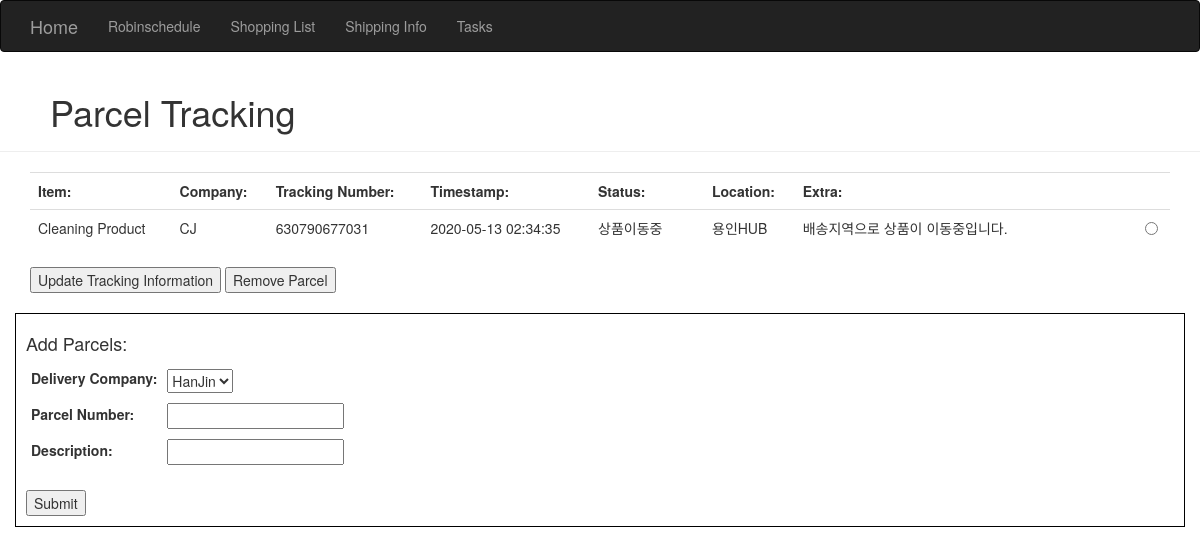
Before: /shipping with the older database file.
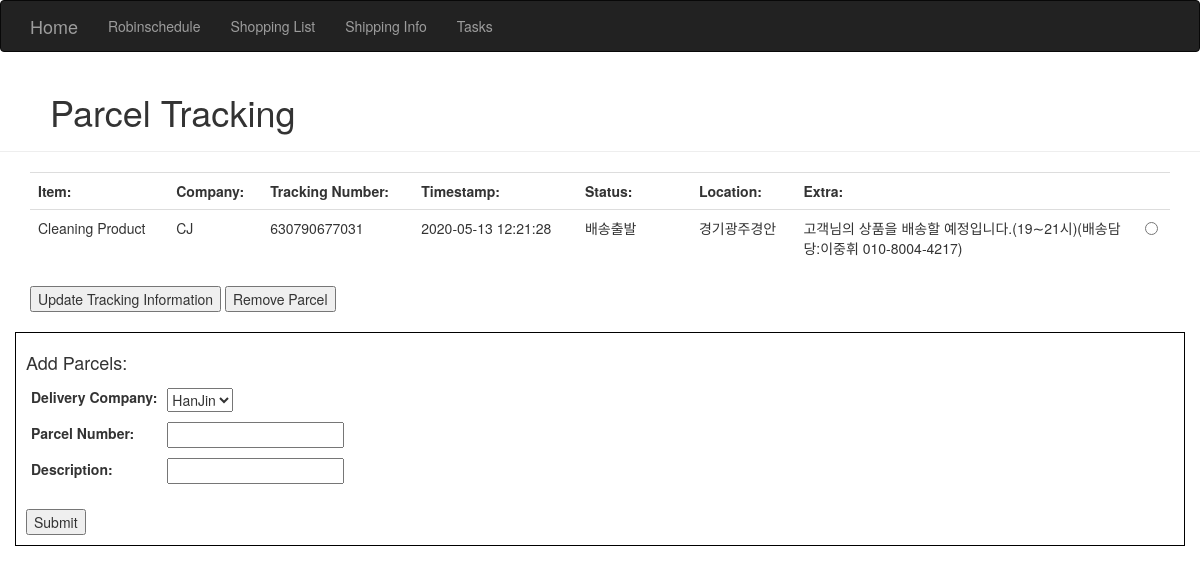
After: the same page with the newer database file.
### homeSite.py (models this page shows)
class ParcelInfo(db.Model): # Store Parcel Information
    __tablename__ = 'parcelInfo'
    id = db.Column(db.Integer, primary_key=True)
    trackingNumber = db.Column(db.String(64))
    company = db.Column(db.String(64))
    description = db.Column(db.String(64))
    delivered = db.Column(db.Boolean(), default=False) #Store simple bool for is delivered - use for CSS styling
    status = db.Column(db.String(64)) #Store short parcel status note
    timestamp = db.Column(db.DateTime()) #Store last update's timestamp
    location = db.Column(db.String(64)) #Store last update's location
    extraNotes = db.Column(db.String(64)) #Store extra notes if given

### homeSite.py (the view, shortened to what this page needs)
@app.route('/shipping', methods=['GET', 'POST'])
def shipping():
    parcelsCurrentlyTracked = ParcelInfo.query.all()
    return render_template('shipping.html', companies=parcelProviders, parcels=parcelsCurrentlyTracked)

### templates/shipping.html (shortened to what this page needs)
{% extends "base.html" %}
{% block content %}
<div class="page-header" style="padding-left: 50px;">
    <h1>Parcel Tracking</h1>
</div>
<div class="container">
    <table class="table">
        <th id="item">Item:</th>
        <th id="company">Company:</th>
        <th id="trackingNumber">Tracking Number:</th>
        <th id="timestamp">Timestamp:</th>
        <th id="status" style="width:10%">Status:</th>
        <th id="location">Location:</th>
        <th id="extra" style="width: 30%;">Extra:</th>
        <th id="selection"></th>
        {% if parcels %}
            <form method="POST">
                {% for parcel in parcels %}
                    {% if parcel.delivered %}
                        <tr style="background-color: mediumspringgreen;">
                    {% else %}
                        <tr>
                    {% endif %}
                            <td id="item">{{parcel.description}}</td>
                            <td id="company">{{parcel.company}}</td>
                            <td id="trackingNumber">{{parcel.trackingNumber}}</td>
                            <td id="timestamp">{{parcel.timestamp}}</td>
                            <td id="status">{{parcel.status}}</td>
                            <td id="location">{{parcel.location}}</td>
                            <td id="extra">{{parcel.extraNotes}}</td>
                            <td id="selection"><input type="radio" name="parcelToUpdate" value="{{parcel.id}}"></td>
                        </tr>
                {% endfor %}
        </table>
            <input type="submit" name="update" value="Update Tracking Information">
            <input type="submit" name="remove" value="Remove Parcel">
        {% else %}
        </table>
        <div class="container" style="text-align: center;">
            No parcels registered.
        </div>
        {% endif %}
<br/>
<br/>
</div>
<div class="container" style="border: 1px solid black; padding: 10px;">
    <form method=POST name="addParcelInfo">
        <table>
            <tr>
                <th colspan="2">
                    <h4>Add Parcels:</h4>
                </th>
            </tr>
            <tr>
                <td>
                    <label for="selectedParcelProvider">Delivery Company:</label>
                </td>
                <td>
                    <select id="selectedParcelProvider" name="selectedParcelProvider">
                        {% for company in companies %}
                            <option value="{{company}}">{{company}}</option>
                        {% endfor %}
                    </select>
                </td>
            </tr>
            <tr>
                <td>
                    <label for="parcelNumber">Parcel Number:</label>
                </td>
                <td>
                    <input type="text" id="parcelNumber" name="parcelNumber" required>
                </td>
            </tr>
            <tr>
                <td>
                    <label for="parcelDescription">Description:</label>
                </td>
                <td>
                    <input type="text" id="parcelDescription" name="parcelDescription" required>
                </td>
            </tr>
            <tr style="height: 20px;">
            </tr>
        </table>
    <input type="submit" name="addParcelInfo">
    </form>
</div>
<br>
<br>
{% endblock %}

Changed rows visible on the page:
changed ParcelInfo "Cleaning Product": timestamp "2020-05-13 02:34:35" → "2020-05-13 12:21:28"; status "상품이동중" → "배송출발"; location "용인HUB" → "경기광주경안"; extraNotes "배송지역으로 상품이 이동중입니다." → "고객님의 상품을 배송할 예정입니다.(19∼21시)(배송담당:이중휘 010-8004-4217)"
